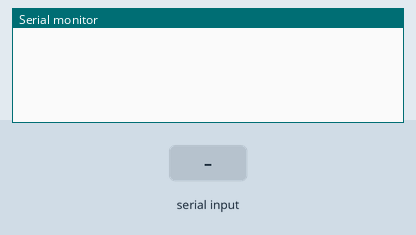
The sketch below on a simulated Arduino Uno, built with avr-gcc and run on an emulated ATmega328P. On the bench: the last lines printed to the serial monitor. Inputs (shaded band) come from the test bench.

Above: at 1.2 s.
1.3 s: "90,45\n" received over Serial
At 1.7 s:
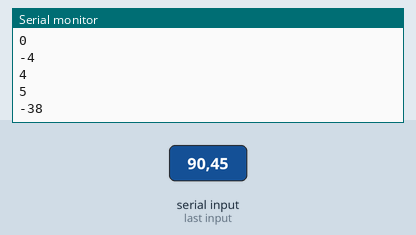
2.8 s: "30,150\n" received over Serial
At 4.1 s:
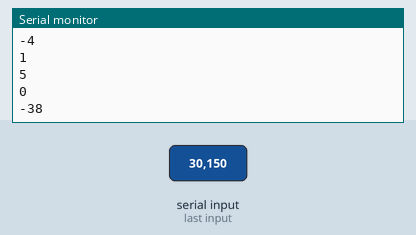
Timing chart, 0 to 5.8 s (numbered marks = the images above; inputs shaded):
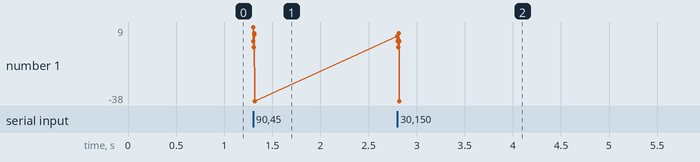

The sketch:

TransmitAndRecieveSameCharacterFromArduino.ino
```cpp
void setup()
{
  Serial.begin(9600);
}

void loop()
{
  while (Serial.available()==0);
  int val=Serial.read()-'0';
  Serial.println(val);
}
```

Measured:
- after the input at 1.3 s, the serial monitor: prints a new line at once (image 1)
- after the input at 2.8 s, the serial monitor: prints a new line at once (image 2)
